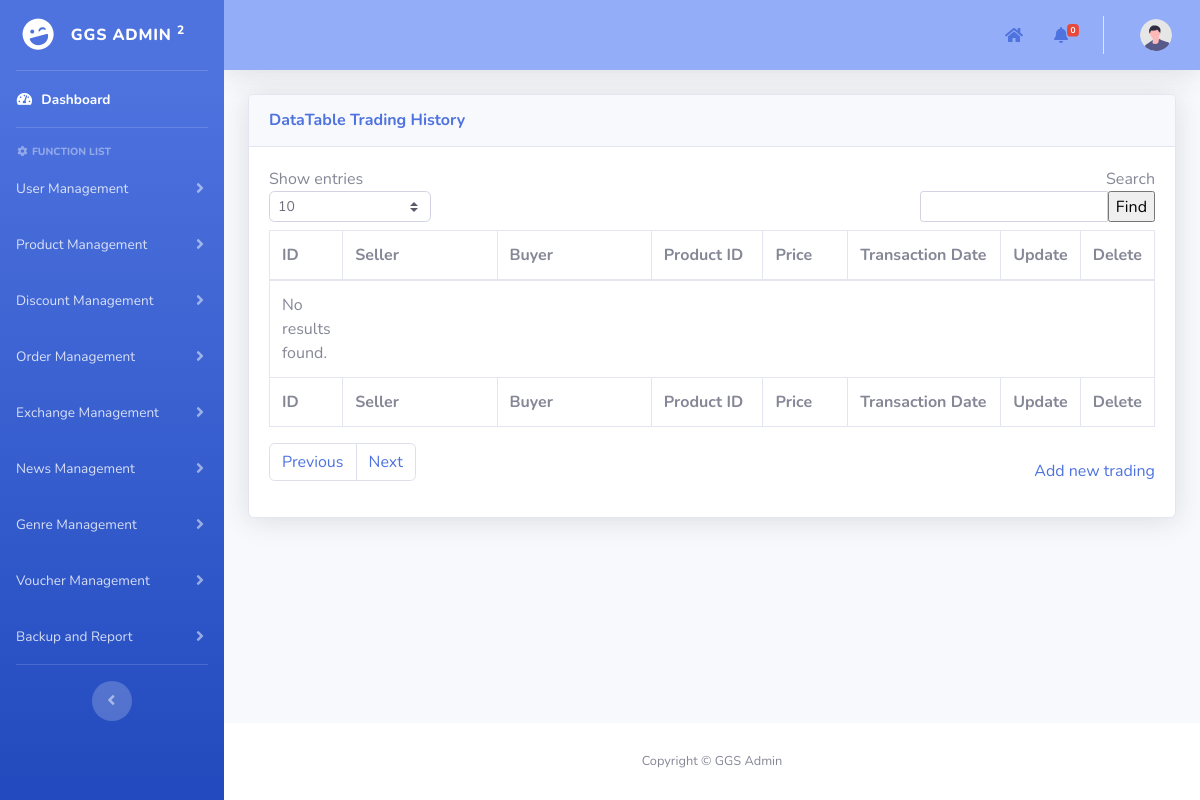
The page /admin/pages/exchangeManagement/tradings_history.php on the database as committed earlier.
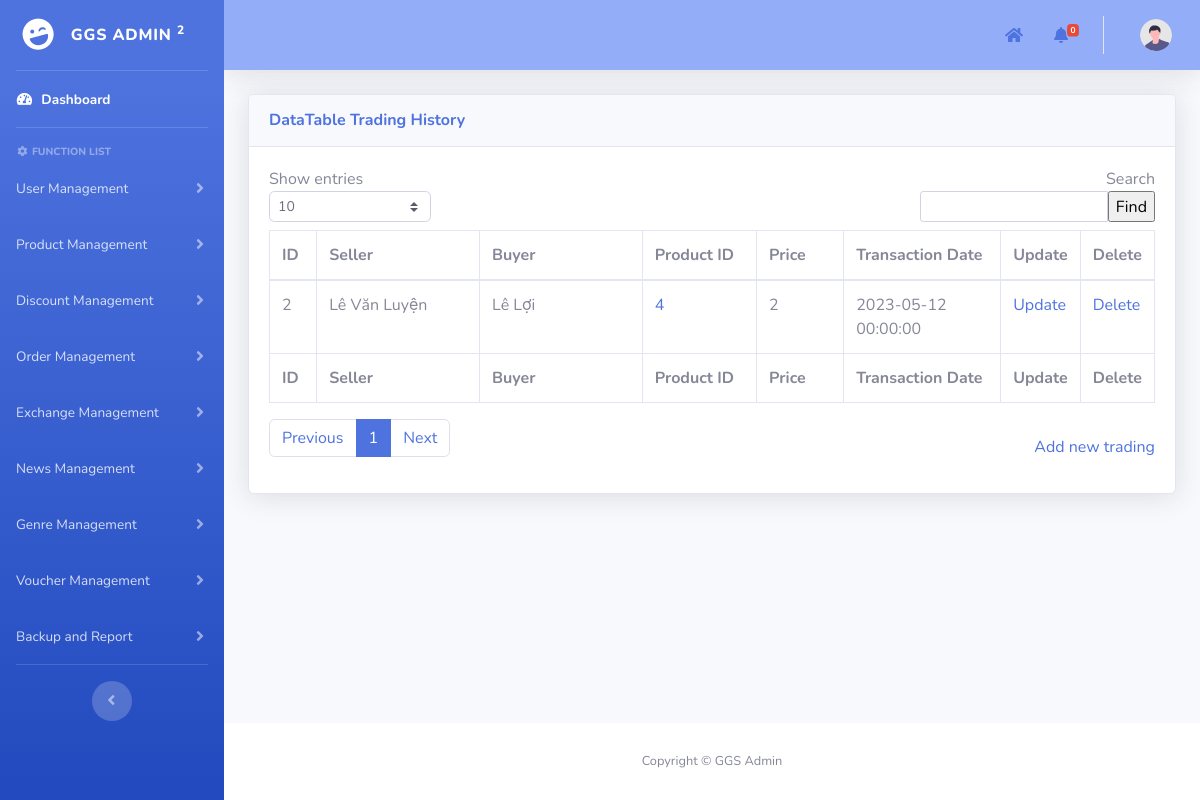
The same page on the database as committed later.
### tables this page shows
CREATE TABLE `tradings_history` (
  `id` int(11) NOT NULL AUTO_INCREMENT,
  `buyer_id` int(11) NOT NULL,
  `product_id` int(11) NOT NULL,
  `price` int(11) NOT NULL,
  `transaction_date` datetime NOT NULL,
  PRIMARY KEY (`id`),
  KEY `tradings_history_ibfk_2` (`buyer_id`),
  KEY `tradings_history_ibfk_3` (`product_id`),
  CONSTRAINT `tradings_history_ibfk_2` FOREIGN KEY (`buyer_id`) REFERENCES `users` (`id`) ON DELETE CASCADE ON UPDATE CASCADE,
  CONSTRAINT `tradings_history_ibfk_3` FOREIGN KEY (`product_id`) REFERENCES `purchased_products` (`id`) ON DELETE CASCADE ON UPDATE CASCADE
);

CREATE TABLE `users` (
  `id` int(11) NOT NULL AUTO_INCREMENT,
  `username` varchar(50) NOT NULL,
  `password` varchar(100) NOT NULL,
  `role` enum('user','manufacturer','developer') NOT NULL,
  `full_name` varchar(60) NOT NULL,
  `phone_number` varchar(10) NOT NULL,
  `email` varchar(100) NOT NULL,
  `loyalty_points` int(11) NOT NULL DEFAULT 0,
  `Gcoin` int(11) NOT NULL DEFAULT 0,
  `login_attempts` int(11) NOT NULL DEFAULT 0,
  `locked_until` date DEFAULT NULL,
  `lastest_login` date NOT NULL DEFAULT '1900-01-01',
  PRIMARY KEY (`id`)
);

### admin/pages/add_template.php (called while the page is built, shortened)
<?php
include("../template/template.php");
?>

### admin/pages/exchangeManagement/tradings_history.php (the view, shortened to what the changed rows need)
<?php
include("../add_template.php");
function main()
{
    include("../../../mod/database_connection.php");
    $search = isset($_POST["search"]) ? $_POST["search"] : "";
    $show_entries = isset($_POST["show_entries"]) ? $_POST["show_entries"] : 10;
    if (isset($_GET['page'])) {
        $page = $_GET['page'];
    } else {
        $page = 1;
    }
    if ($page == 1) {
        $begin = 0;
    } else {
        $begin = ($page * $show_entries) - $show_entries;
    }
    $query = "SELECT us.full_name as Seller,th.*,ub.full_name as Buyer FROM `tradings_history` th
    INNER JOIN users ub ON ub.id = th.buyer_id
    INNER JOIN purchased_products pd ON pd.id = th.product_id
    INNER JOIN users us ON us.id = pd.customer_id
    WHERE ub.full_name LIKE '%$search%' OR us.full_name LIKE '%$search%'";
    $stmt = $conn->prepare($query);
    if (!$stmt->execute()) {
        die("Execute failed: " . $stmt->error);
    }
    $result = $stmt->get_result();
    $total_num_rows = $result->num_rows;
    $total_page = ceil($total_num_rows / $show_entries);
    $query .= "LIMIT $begin, $show_entries";
    $stmt = $conn->prepare($query);
    if (!$stmt->execute()) {
        die("Execute failed: " . $stmt->error);
    }
    $result = $stmt->get_result();
    ?>
    <div class="container-fluid">
        <form method="post" name="frmDataDiscount">
            <div class="card shadow mb-4">
                <div class="card-body">
                    <div class="table-responsive">
                        <div id="dataTable_wrapper" class="dataTables_wrapper dt-bootstrap4">
                            <div id="table_data_return">
                                <div class="row">
                                    <div class="col-sm-12">
                                        <table class="table table-bordered dataTable" id="dataTable" width="100%"
                                            cellspacing="0" role="grid" aria-describedby="dataTable_info"
                                            style="width: 100%;">
                                            <thead>
                                                <tr role="row">
                                                    <th class="sorting sorting_asc" tabindex="0" aria-controls="dataTable"
                                                        rowspan="1" colspan="1" aria-sort="ascending"
                                                        aria-label="ID: activate to sort column descending"
                                                        style="width: 50px;">
                                                        ID
                                                    </th>
                                                    <th class="sorting" tabindex="0" aria-controls="dataTable" rowspan="1"
                                                        colspan="1"
                                                        aria-label="Order date: activate to sort column ascending"
                                                        style="width: 210px;">
                                                        Seller</th>
                                                    <th class="sorting" tabindex="0" aria-controls="dataTable" rowspan="1"
                                                        colspan="1" aria-label="Customer: activate to sort column ascending"
                                                        style="width: 210px;">
                                                        Buyer
                                                    </th>
                                                    <th class="sorting" tabindex="0" aria-controls="dataTable" rowspan="1"
                                                        colspan="1"
                                                        aria-label="Total amount: activate to sort column ascending"
                                                        style="width: 130px;">
                                                        Product ID
                                                    </th>
                                                    <th class="sorting" tabindex="0" aria-controls="dataTable" rowspan="1"
                                                        colspan="1" aria-label="Status: activate to sort column ascending"
                                                        style="width: 100px;">
                                                        Price</th>
                                                    <th class="sorting" tabindex="0" aria-controls="dataTable" rowspan="1"
                                                        colspan="1" aria-label="Status: activate to sort column ascending"
                                                        style="width: 180px;">
                                                        Transaction Date</th>
                                                    <th class="sorting" tabindex="0" aria-controls="dataTable" rowspan="1"
                                                        colspan="1" aria-label="Age: activate to sort column ascending"
                                                        style="width: 70px;">Update
                                                    </th>
                                                    <th class="sorting" tabindex="0" aria-controls="dataTable" rowspan="1"
                                                        colspan="1" aria-label="Age: activate to sort column ascending"
                                                        style="width: 70px;">Delete
                                                    </th>
                                                </tr>
                                            </thead>
                                            <tfoot>
                                                <tr>
                                                    <th rowspan="1" colspan="1">ID</th>
                                                    <th rowspan="1" colspan="1">Seller</th>
                                                    <th rowspan="1" colspan="1">Buyer</th>
                                                    <th rowspan="1" colspan="1">Product ID</th>
                                                    <th rowspan="1" colspan="1">Price</th>
                                                    <th rowspan="1" colspan="1">Transaction Date</th>
                                                    <th rowspan="1" colspan="1">Update</th>
                                                    <th rowspan="1" colspan="1">Delete</th>
                                                </tr>
                                            </tfoot>
                                            <tbody>
                                                <?php
                                                if ($result->num_rows > 0) {
                                                    while ($row = $result->fetch_assoc()) { ?>
                                                        <tr>
                                                            <td>
                                                                <?php echo $row['id']; ?>
                                                            </td>
                                                            <td>
                                                                <?php echo $row['Seller']; ?>
                                                            </td>
                                                            <td>
                                                                <?php echo $row['Buyer']; ?>
                                                            </td>
                                                            <td>
                                                                <a href="./exchanges_management.php?id=<?= $row['product_id']; ?>">
                                                                    <?= $row['product_id']; ?>
                                                                </a>
                                                            </td>
                                                            <td>
                                                                <?php echo $row['price']; ?>
                                                            </td>
                                                            <td>
                                                                <?php echo $row['transaction_date']; ?>
                                                            </td>
                                                            <td><a
                                                                    href="update_trading.php?id=<?php echo $row['id']; ?>">Update</a>
                                                            </td>
                                                            <td><a
                                                                    href="javascript:deleteItem(<?php echo $row['id']; ?>)">Delete</a>
                                                            </td>
                                                        </tr>
                                                        <?php
                                                    }
                                                } else {
                                                    echo '<td style="border: none;">No results found.</td>';
                                                }
                                                ?>
                                            </tbody>
                                        </table>
                                    </div>
                                </div>
                                <div class="row">
                                    <div class="col-sm-12 col-md-6">
                                        <div class="dataTables_paginate paging_simple_numbers" id="dataTable_paginate">
                                            <ul class="pagination">
                                                <?php
                                                for ($i = 1; $i <= $total_page; $i++) { ?>
                                                    <li class="paginate_button page-item <?= ($i == $page) ? 'active' : '' ?>">
                                                        <a href="javascript:a('tradings_history.php?page=<?= $i; ?>')"
                                                            aria-controls="dataTable" data-dt-idx="<?= $i; ?>" tabindex="0"
                                                            class="page-link">
                                                            <?= $i; ?>
                                                        </a>
                                                    </li>
                                                <?php }
                                                ?>
                                            </ul>
                                        </div>
                                    </div>
                                </div>
                            </div>
                        </div>
                    </div>
                </div>
            </div>
        </form>
    </div>
<?php }
?>

Rows that differ between the two databases and show on the page:
added tradings_history: id "2", users.full_name "Lê Văn Luyện", buyer.full_name "Lê Lợi", product "4", price "2", transaction_date "2023-05-12 00:00:00"
Other text that changed with them:
new list line: "1"
text no longer shown: "No results found."
